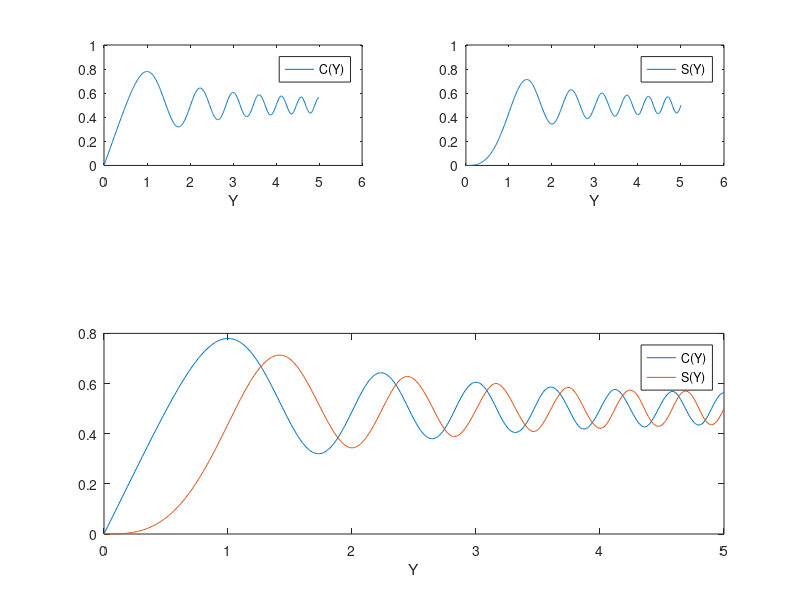

This figure's MATLAB source:

% D18FEFNCS
% Fresnel's Integrals C(Y) and S(Y).

function D18FEFNCS;


Y = (0:0.01:5);
[t,cy]=ode45(@D18COS,Y,[0]);
[t,sy]=ode45(@D18SIN,Y,[0]);



figure(1);
subplot(3,2,1);
plot(t,cy);
axis([0 6 0 1]);                
xlabel('Y');
legend('C(Y)');

subplot(3,2,2);
plot(t,sy);
axis([0 6 0 1]);                
xlabel('Y');
legend('S(Y)');


subplot(2,1,2);
plot(t,cy,t,sy);
axis([0 5 0 0.8]);                
xlabel('Y');
legend('C(Y)','S(Y)');

function Out=D18COS(T,X)
Out=[cos((pi/2)*(T^2))];

function Out=D18SIN(T,X)
Out=[sin((pi/2)*(T^2))];
